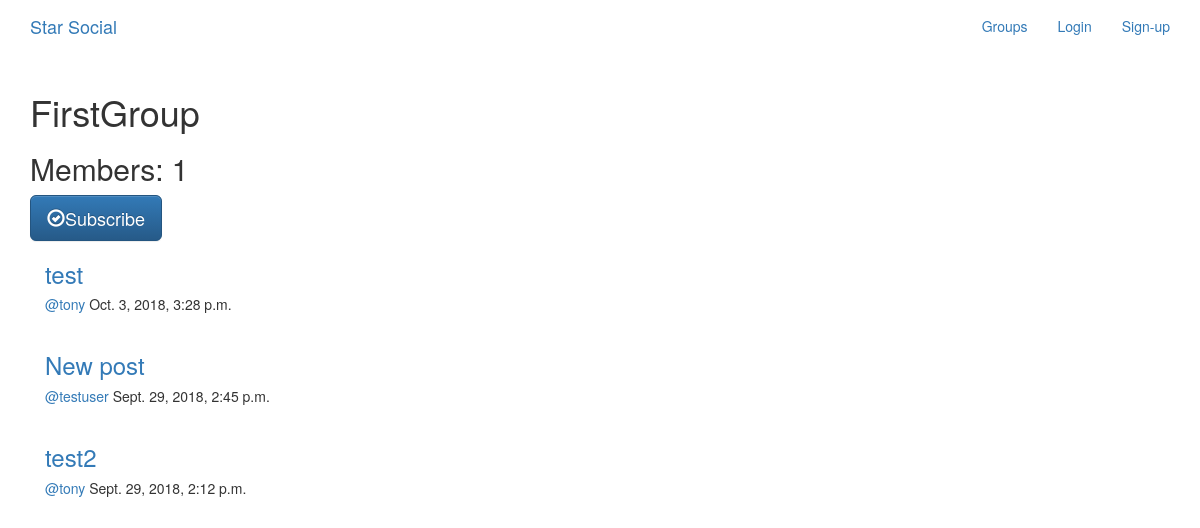
The page /groups/posts/in/firstgroup/ on the database its author committed.
### groups/models.py (models this page shows, shortened)
class Group(models.Model):
    name = models.CharField(max_length=255, unique=True)
    slug = models.SlugField(allow_unicode=True, unique=True)
    description = models.TextField(blank=True, default='')
    description_html = models.TextField(editable=False, default='', blank=True)
    members = models.ManyToManyField(User, through='GroupMember')
    class Meta:
        ordering = ['name']

### posts/models.py (models this page shows, shortened)
class Post(models.Model):
    user = models.ForeignKey(User, related_name='posts', on_delete=models.CASCADE)
    created_at = models.DateTimeField(auto_now=True)
    message = models.TextField()
    message_html = models.TextField(editable=False)
    group = models.ForeignKey(Group, related_name='posts',
                                null=True, blank=True,
                                on_delete=models.CASCADE)
    class Meta:
        ordering = ['-created_at']
        unique_together = ['user', 'message']

### groups/views.py (the view)
# urls.py: re_path(r'posts/in/(?P<slug>[-\w]+)/$', views.SingleGroup.as_view(),name='single'),
class SingleGroup(generic.DetailView):
    model = Group

### groups/templates/groups/group_detail.html
{% extends "groups/group_base.html" %}
{% block pregroup %}
<h1>{{group.name}}</h1>
<h2>Members: {{group.members.count}}</h2>
<div class="content">
  {% if user in group.members.all %}
    <a href="{% url 'groups:leave' slug=group.slug %}"
    class="btn btn-lg btn-fill btn-warning">
    <span class="glyphicon glyphicon-remove-circle"></span>Unsubscribe</a>
  {% else %}
    <a href="{% url 'groups:join' slug=group.slug %}"
    class="btn btn-lg btn-fill btn-primary">
    <span class="glyphicon glyphicon-ok-circle"></span>Subscribe</a>
  {% endif %}
</div>
{% endblock %}
{% block group_content %}
  <div class="col-md-8">
    {% if group.posts.count == 0 %}
      <h2>No Posts in this group yet!</h2>
    {% else %}
      {% for post in group.posts.all  %}
        {% include "posts/_post.html" %}
      {% endfor %}
    {% endif %}
  </div>
{% endblock %}

### groups/templates/groups/group_base.html (shortened to what this page needs)
{% extends "base.html" %}
{% block content %}
<div class="container">
  <div class="row">
    {% block pregroup %}{% endblock %}
    {% block group_content %}{% endblock %}
  </div>
</div>
{% endblock %}

### templates/base.html (shortened to what this page needs)
<!DOCTYPE html>
{% load staticfiles %}
<html lang="en" dir="ltr">
  <head>
    <link rel="stylesheet" href="https://maxcdn.bootstrapcdn.com/bootstrap/3.3.7/css/bootstrap.min.css">
    <link rel="stylesheet" href="https://maxcdn.bootstrapcdn.com/bootstrap/3.3.7/css/bootstrap-theme.min.css">
    <link rel="stylesheet" href="{% static 'simplesocial/css/master.css' %}">
  </head>
  <body>
    <nav class="navbar mynav" role="navigation" id='navbar'>
      <div class="container">
        <a class="navbar-brand mynav" href="{% url 'home' %}">Star Social</a>
        <ul class="nav navbar-nav navbar-right">
          {% if user.is_authenticated %}
            <li>
              <a href="{% url 'posts:create' %}">Post</a>
            </li>
            <li>
              <a href="{% url 'groups:all' %}">Groups</a>
            </li>
            <li>
              <a href="{% url 'groups:create' %}">Create Group</a>
            </li>
            <li>
              <a href="{% url 'accounts:logout' %}">Log Out</a>
            </li>
          {% else %}
            <li>
              <a href="{% url 'groups:all' %}">Groups</a>
            </li>
            <li>
              <a href="{% url 'accounts:login' %}">Login</a>
            </li>
            <li>
              <a href="{% url 'accounts:signup' %}">Sign-up</a>
            </li>
          {% endif %}
        </ul>
      </div>
    </nav>
    <div class="container mycontent">
      {% block content %}
      {% endblock %}
    </div>
  </body>
</html>

### posts/templates/posts/_post.html (shortened to what this page needs)
<div class="post media">
  <a href="{% url 'posts:single' username=post.user.username pk=post.pk %}">
    <h3>{{post.message_html|safe}}</h3>
  </a>
  <div class="media-body">
    <h5 class="media-heading">
    <span class="username">
      <a href="{% url 'posts:for_user' username=post.user.username %}">
        @{{post.user.username}}
      </a>
    </span>
    <time class="time">
        {{post.created_at}}
    </time>
    </h5>
  </div>
</div>

### rows shown on the page
Group: name "FirstGroup", members.count "1"
Post: message_html "test", user.username "tony", created_at "Oct. 3, 2018, 3:28 p.m."
Post: message_html "New post", user.username "testuser", created_at "Sept. 29, 2018, 2:45 p.m."
Post: message_html "test2", user.username "tony", created_at "Sept. 29, 2018, 2:12 p.m."
